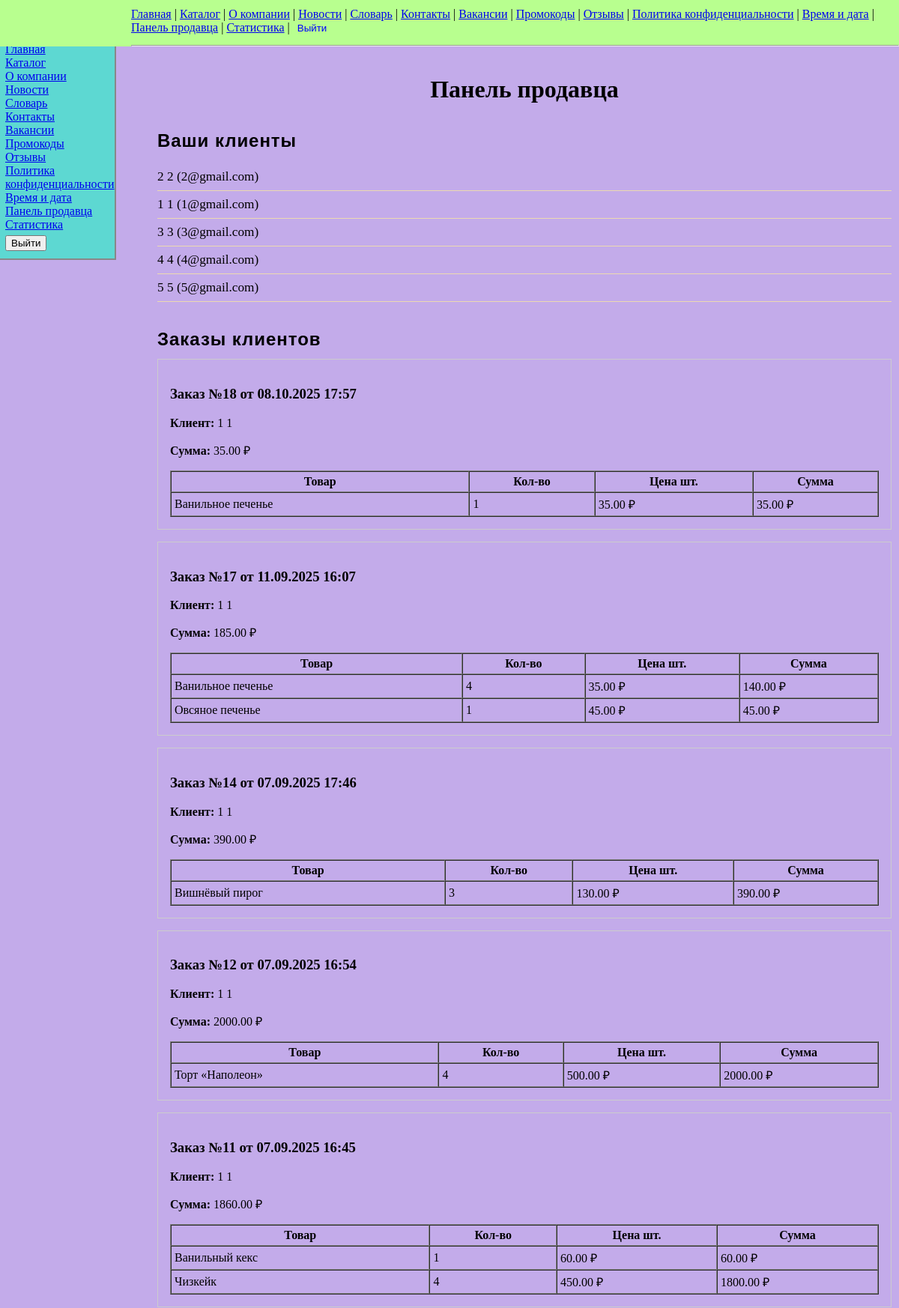
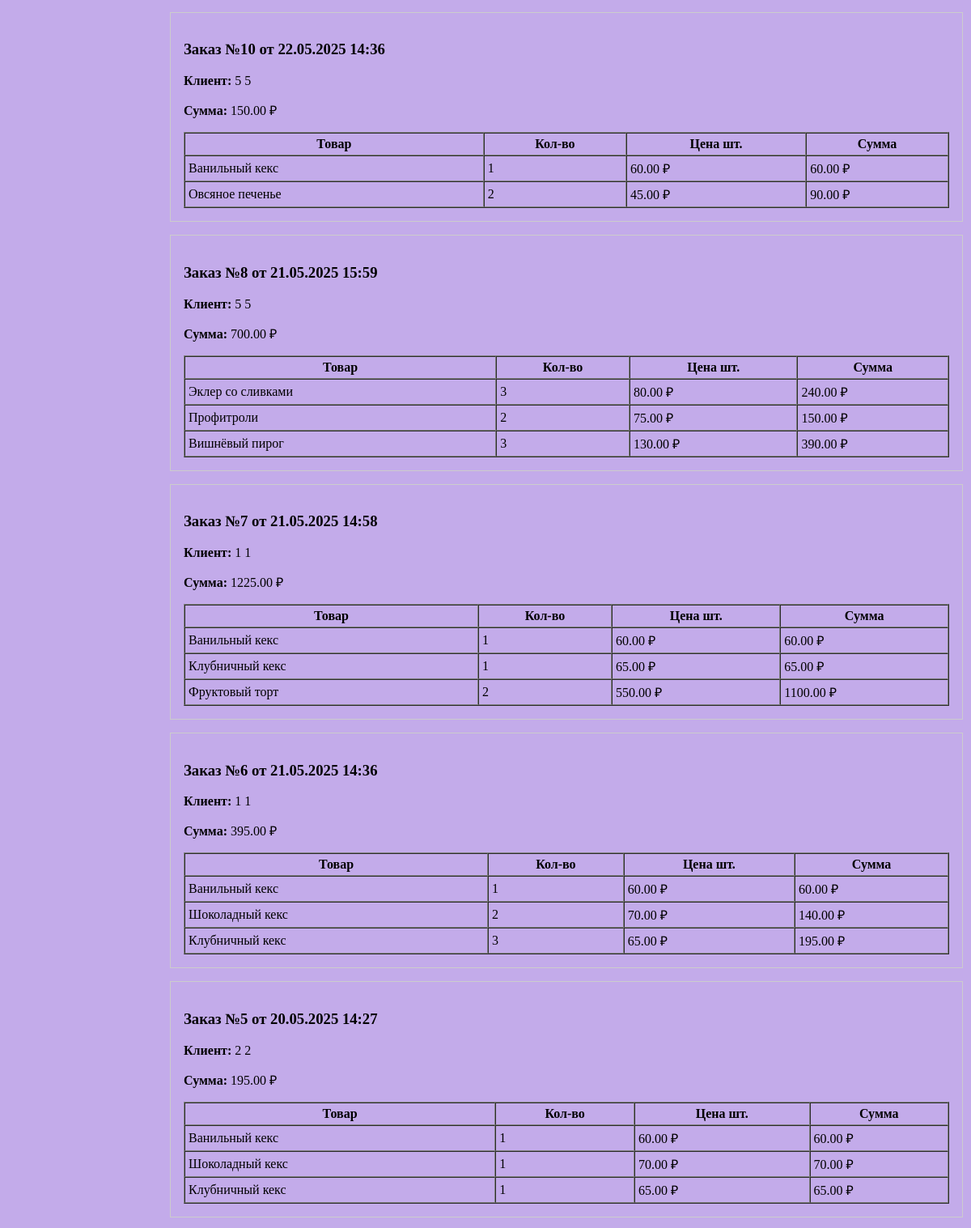
/dashboard/ (signed in, upper part), run on the app's committed database (2 pictures, top to bottom).
### shop/models.py (models this page shows, shortened)
class Client(models.Model):
    user  = models.OneToOneField(settings.AUTH_USER_MODEL,
                                on_delete=models.CASCADE,
                                related_name='client_profile')
    phone = models.CharField(max_length=20, blank=True)
    assigned_to = models.ForeignKey(
        settings.AUTH_USER_MODEL,
        null=True,
        blank=True,
        on_delete=models.SET_NULL,
        related_name='clients_assigned'
    )
    birth_date  = models.DateField(null=True, blank=True)
    def __str__(self):
        return self.user.get_full_name() or self.user.username

class Order(models.Model):
    STATUS_CHOICES = [
        ('cart', 'Корзина'),
        ('placed', 'Оформлен'),
        ('paid', 'Оплачен'),
    ]
    client      = models.ForeignKey(Client, on_delete=models.CASCADE, related_name='orders')
    created_at  = models.DateTimeField(auto_now_add=True)
    total_price = models.DecimalField(max_digits=10, decimal_places=2, default=0)
    status = models.CharField(max_length=10, choices=STATUS_CHOICES, default='cart')

class OrderItem(models.Model):
    order   = models.ForeignKey(Order, on_delete=models.CASCADE, related_name='items')
    product = models.ForeignKey(Product, on_delete=models.PROTECT)
    quantity= models.PositiveIntegerField(validators=[MinValueValidator(1)])

class Product(models.Model):
    code = models.CharField(max_length=20, unique=True)
    name = models.CharField(max_length=150)
    product_type = models.ForeignKey(ProductType, on_delete=models.PROTECT, related_name='products')
    price = models.DecimalField(max_digits=8, decimal_places=2, validators=[MinValueValidator(0)])
    in_production = models.BooleanField(default=True)

### shop/views.py (the view)
# urls.py: re_path(r'^dashboard/$', views.SellerDashboardView.as_view(), name='seller_dashboard'),
class SellerDashboardView(SellerRequiredMixin, TemplateView):
    template_name = 'shop/seller_dashboard.html'
    def get_context_data(self, **kwargs):
        ctx = super().get_context_data(**kwargs)
        user = self.request.user
        clients = user.clients_assigned.all()
        orders  = Order.objects.filter(client__in=clients).order_by('-created_at')
        ctx['clients'] = clients
        ctx['orders']  = orders
        ctx['total_sales'] = orders.aggregate(
            total=Sum('total_price')
        )['total'] or 0
        return ctx

### shop/templatetags/math_filters.py (called while the page is built)
@register.filter
def mul(value, arg):
    return value * arg

### shop/views.py (called while the page is built)
    def test_func(self):
        return self.request.user.is_staff

### shop/templates/shop/seller_dashboard.html (shortened to what this page needs)
{% extends 'base.html' %}
{% load math_filters %}
{% block content %}
  <h1>Панель продавца</h1>
  <h2>Ваши клиенты</h2>
  {% if clients %}
    <ul>
      {% for client in clients %}
        <li>{{ client.user.get_full_name }} ({{ client.user.email }})</li>
      {% endfor %}
    </ul>
  {% else %}
    <p>Нет назначенных клиентов.</p>
  {% endif %}
  <h2>Заказы клиентов</h2>
  {% if orders %}
    {% for order in orders %}
      <div style="border:1px solid #ccc; padding:1em; margin-bottom:1em;">
        <h3>Заказ №{{ order.id }} от {{ order.created_at|date:"d.m.Y H:i" }}</h3>
        <p><strong>Клиент:</strong> {{ order.client }}</p>
        <p><strong>Сумма:</strong> {{ order.total_price }} ₽</p>
        <table border="1" cellpadding="4" cellspacing="0" width="100%">
          <thead>
            <tr>
              <th>Товар</th>
              <th>Кол-во</th>
              <th>Цена шт.</th>
              <th>Сумма</th>
            </tr>
          </thead>
          <tbody>
            {% for item in order.items.all %}
            <tr>
              <td>{{ item.product.name }}</td>
              <td>{{ item.quantity }}</td>
              <td>{{ item.product.price }} ₽</td>
              <td>{{ item.quantity|mul:item.product.price }} ₽</td>
            </tr>
            {% endfor %}
          </tbody>
        </table>
      </div>
    {% endfor %}
  {% else %}
    <p>Нет заказов от ваших клиентов.</p>
  {% endif %}
{% endblock %}

### static/styles.css (style rules this page uses)
body { min-height: 100vh; margin: 0; background: rgba(102, 40, 201, 0.39); }
ul { list-style: none; padding-left: 0; margin-bottom: 24px; }
h2 { font-family: 'Montserrat', Arial, sans-serif; font-size: 1.5em; margin-top: 36px; margin-bottom: 12px; color: #000000; letter-spacing: 0.04em; }
ul li { font-size: 1.08em; padding: 8px 0; border-bottom: 1px solid #ecd9b0; }
h1 { text-align: center; }

### data on the page
Client: user.get_full_name "2 2", user.email "2@gmail.com"
Client: user.get_full_name "1 1", user.email "1@gmail.com"
Client: user.get_full_name "3 3", user.email "3@gmail.com"
Client: user.get_full_name "4 4", user.email "4@gmail.com"
Client: user.get_full_name "5 5", user.email "5@gmail.com"
Order: id "18", created_at "08.10.2025 17:57", client "1 1", total_price "35.00"
OrderItem: product.name "Ванильное печенье", quantity "1", product.price "35.00", quantity|mul "35.00"
Order: id "17", created_at "11.09.2025 16:07", client "1 1", total_price "185.00"
OrderItem: product.name "Ванильное печенье", quantity "4", product.price "35.00", quantity|mul "140.00"
OrderItem: product.name "Овсяное печенье", quantity "1", product.price "45.00", quantity|mul "45.00"
Order: id "14", created_at "07.09.2025 17:46", client "1 1", total_price "390.00"
OrderItem: product.name "Вишнёвый пирог", quantity "3", product.price "130.00", quantity|mul "390.00"
Order: id "12", created_at "07.09.2025 16:54", client "1 1", total_price "2000.00"
OrderItem: product.name "Торт «Наполеон»", quantity "4", product.price "500.00", quantity|mul "2000.00"
Order: id "11", created_at "07.09.2025 16:45", client "1 1", total_price "1860.00"
OrderItem: product.name "Ванильный кекс", quantity "1", product.price "60.00", quantity|mul "60.00"
OrderItem: product.name "Чизкейк", quantity "4", product.price "450.00", quantity|mul "1800.00"
Order: id "10", created_at "22.05.2025 14:36", client "5 5", total_price "150.00"
OrderItem: product.name "Ванильный кекс", quantity "1", product.price "60.00", quantity|mul "60.00"
OrderItem: product.name "Овсяное печенье", quantity "2", product.price "45.00", quantity|mul "90.00"
Order: id "8", created_at "21.05.2025 15:59", client "5 5", total_price "700.00"
OrderItem: product.name "Эклер со сливками", quantity "3", product.price "80.00", quantity|mul "240.00"
OrderItem: product.name "Профитроли", quantity "2", product.price "75.00", quantity|mul "150.00"
OrderItem: product.name "Вишнёвый пирог", quantity "3", product.price "130.00", quantity|mul "390.00"
Order: id "7", created_at "21.05.2025 14:58", client "1 1", total_price "1225.00"
OrderItem: product.name "Ванильный кекс", quantity "1", product.price "60.00", quantity|mul "60.00"
OrderItem: product.name "Клубничный кекс", quantity "1", product.price "65.00", quantity|mul "65.00"
OrderItem: product.name "Фруктовый торт", quantity "2", product.price "550.00", quantity|mul "1100.00"
Order: id "6", created_at "21.05.2025 14:36", client "1 1", total_price "395.00"
OrderItem: product.name "Ванильный кекс", quantity "1", product.price "60.00", quantity|mul "60.00"
OrderItem: product.name "Шоколадный кекс", quantity "2", product.price "70.00", quantity|mul "140.00"
OrderItem: product.name "Клубничный кекс", quantity "3", product.price "65.00", quantity|mul "195.00"
Order: id "5", created_at "20.05.2025 14:27", client "2 2", total_price "195.00"
OrderItem: product.name "Ванильный кекс", quantity "1", product.price "60.00", quantity|mul "60.00"
OrderItem: product.name "Шоколадный кекс", quantity "1", product.price "70.00", quantity|mul "70.00"
OrderItem: product.name "Клубничный кекс", quantity "1", product.price "65.00", quantity|mul "65.00"
